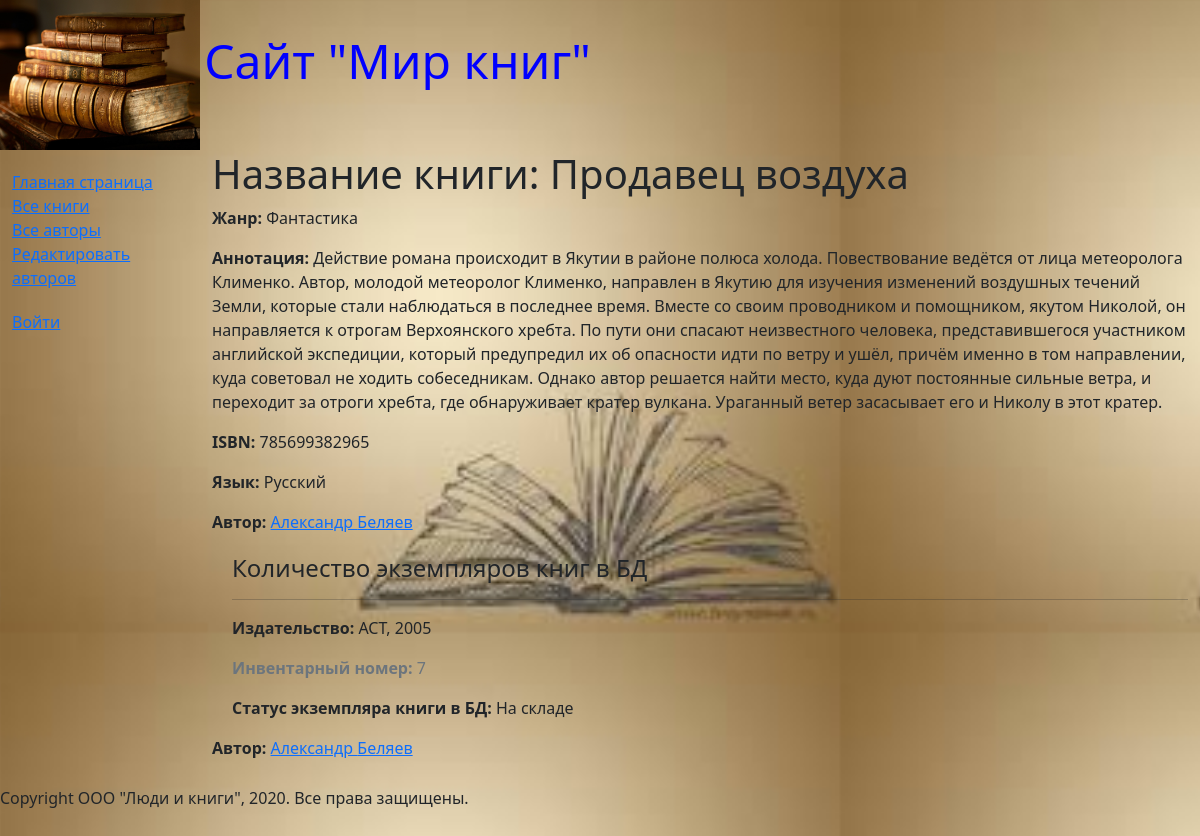
The app's page /book/6, older data.
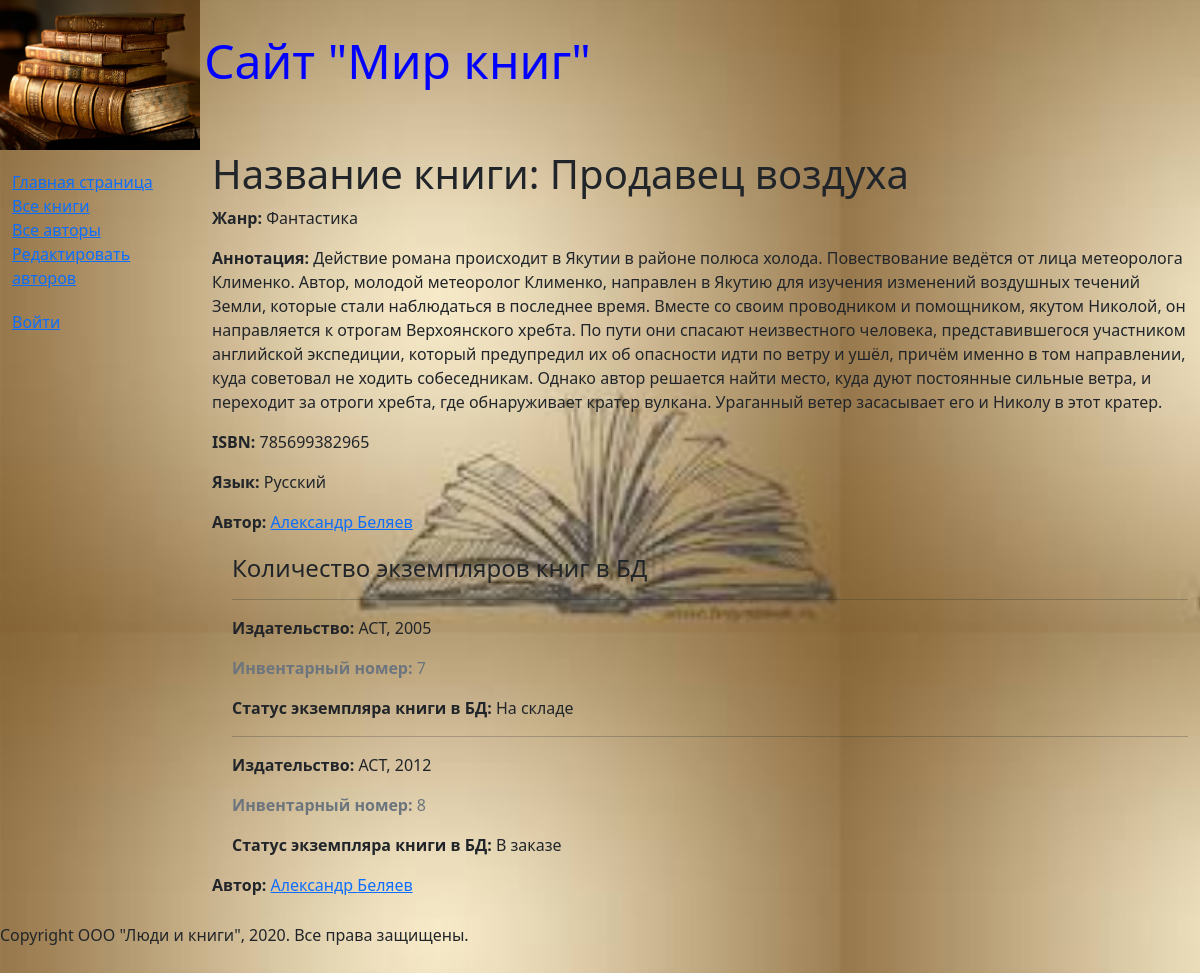
The same page, newer data.
### catalog/models.py (models this page shows, shortened)
class Author(models.Model):
    objects = None
    first_name = models.CharField(max_length=100, help_text="Введите имя автора", verbose_name="Имя автора")
    last_name = models.CharField(max_length=100, help_text="Введите фамилию автора", verbose_name="Фамилия автора")
    date_of_birth = models.DateField(help_text="Введите дату рождения", verbose_name="Дата рождения", blank=True,
                                     null=True)
    date_of_death = models.DateField(help_text="Введите дату смерти", verbose_name="Дата смерти", null=True, blank=True)

class BookInstance(models.Model):
    objects = None
    book = models.ForeignKey('Book', on_delete=models.CASCADE, null=True)
    inv_nom = models.CharField(max_length=20, help_text="Введите инвентарный номер экземпляра",
                               verbose_name="Инвентарный номер", null=True)
    imprint = models.CharField(max_length=200, help_text="Введите издательство и год выпуска",
                               verbose_name="Издательство")
    status = models.ForeignKey("Status", on_delete=models.CASCADE, help_text="Изменить состоянии экземпляра",
                               verbose_name="Статус экземпляра книги", null=True)
    due_back = models.DateField(help_text="Введите конец срока статуса", verbose_name="Дата окончания статуса",
                                null=True, blank=True)
    borrower = models.ForeignKey(User, on_delete=models.SET_NULL, null=True, blank=True, verbose_name="Заказчик",
                                 help_text="Выберите заказчика книги")

class Status(models.Model):
    name = models.CharField(max_length=20, help_text="Введите статус экземпляра книги",
                            verbose_name="Статус экземпляра книги")
    def __str__(self):
        return self.name

### catalog/views.py (the view)
# urls.py: re_path(r'^book/(?P<pk>\d+)$', views.BookDetailView.as_view(), name='book-detail'),
class BookDetailView(generic.DetailView):
    model = Book

### catalog/models.py (called while the page is built)
    def __str__(self):
        return self.name

    def __str__(self):
        return self.name

### templates/catalog/book_detail.html (shortened to what this page needs)
{% extends 'base_generic.html' %}
{% load static %}
{% block content %}
<h1>Название книги: {{ book.title }}</h1>
<p><strong>Жанр:</strong> {{ book.genre }}</p>
<p><strong>Аннотация:</strong> {{ book.summary }}</p>
<p><strong>ISBN:</strong> {{ book.isbn }}</p>
<p><strong>Язык:</strong> {{ book.language }}</p>
{% for author in book.author.all %}
<p><strong>Автор: </strong><a href="">{{ author.first_name }} {{ author.last_name }}</a></p>
{% endfor %}
<div style="margin-left: 20px; margin-top: 20px;">
    <h4>Количество экземпляров книг в БД</h4>
    {% for copy in book.bookinstance_set.all %}
    <hr>
    <p><strong>Издательство: </strong>{{ copy.imprint  }}</p>
    <p class="text-muted"><strong>Инвентарный номер: </strong>{{ copy.id }}</p>
    <p><strong>Статус экземпляра книги в БД: </strong>{{ copy.status }}</p>
    {% endfor %}
</div>
{% for value in book.author.filter.values %}
<p><strong>Автор: </strong><a href="">{{ value.first_name }} {{ value.last_name }}</a></p>
{% endfor %}
{% endblock content %}

Row changes from the older to the newer data that the page shows:
added BookInstance: imprint "ACT, 2012", id "8", status "В заказе"
